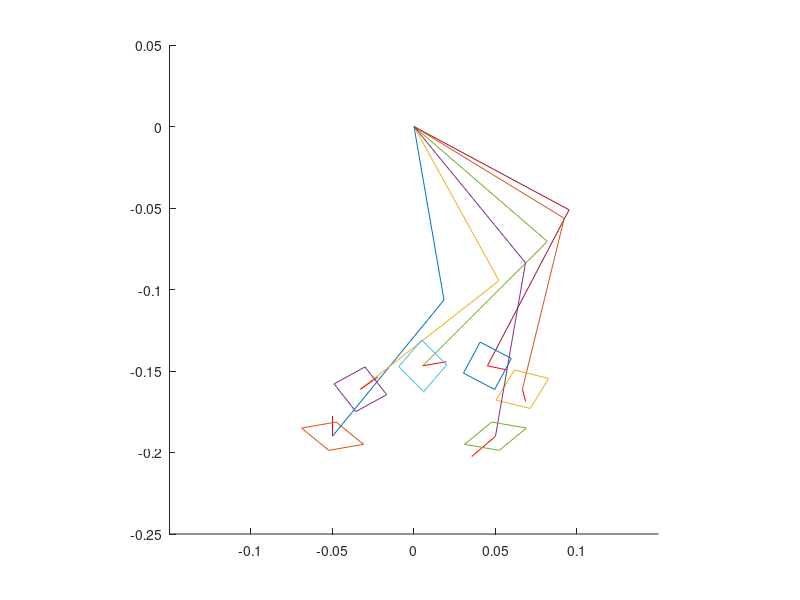

Source code (MATLAB):
clear;
clf;

%parameter
height = 0.19 % (m)
stroke = 0.10 % (m)
motor_velocity = 4.81; % (rad/s) 46rpm
l1 = 0.108; % (m) length of link
l2 = 0.108;
ratio = 0.1; % display
P = [0, 0; 0, 0.06; 0.17, 0.06; 0.1, 0.0];
period = 0.30;

function [t1, t2] = inverse_kinematics(x, y, l1, l2)
  l = sqrt(x^2+y^2);
  t1 = t2 = 0;
  if (l <= (l1+l2))
    t1 = atan2(y,x) + acos((l1^2+l^2-l2^2)/(2*l2*l));
    t2 = pi + acos((l1^2+l2^2-l^2)/(2*l1*l2)) + t1;
  endif
endfunction

function [x, y] = bezier(P, t)
  B =[(1-t)^3, 3*t*(1-t)^2, 3*t^2*(1-t), t^3];
  X = B * P;
  x = X(1);
  y = X(2);
endfunction

function [xd, yd] = bezier_d(P, t)
  Bd =[-3*(1-t)^2, 3*(1-t)^2-6*t*(1-t), 6*t*(1-t)-3*t^2, 3*t^2];
  Xd = Bd * P;
  xd = Xd(1);
  yd = Xd(2);
endfunction

v = [-1 -1 1 1 -1; -1 1 1 -1 -1];

i = 0;
for t = 0.0: 0.2: 1.0
  [xt, yt] = bezier(P, t);
  x = xt - stroke/2;
  y = yt - height;

  [t1, t2] = inverse_kinematics(x, y, l1, l2);
  if (t1 != 0 || t2 != 0)
    i = i + 1;
    x1 = l1 * cos(t1);
    y1 = l1 * sin(t1);
    x2 = l1 * cos(t2) + x1;
    y2 = l1 * sin(t2) + y1;
    arm_x(i,:) = [0 x1 x2];
    arm_y(i,:) = [0 y1 y2];
    jaco = [-l1*sin(t1) -l2*sin(t2); l1*cos(t1) l2*cos(t2)];
	m = jaco * v;
	mx(i,:) = m(1,:) * ratio + x;
	my(i,:) = m(2,:) * ratio + y;
	[xd, yd] = bezier_d(P, t);
    xdp(i,:) = [x x + xd / period / motor_velocity * ratio];
    ydp(i,:) = [y y + yd / period / motor_velocity * ratio];
  endif
endfor

hold on;
axis([-0.15,0.15,-0.25,0.05],"square");
for n = 1:i
  plot(arm_x(n,:), arm_y(n,:));
  plot(xdp(n,:), ydp(n,:), "r");
  plot(mx(n,:), my(n,:));
end
hold off;

